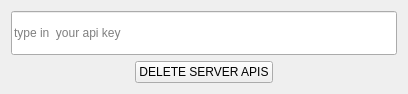
<?xml version="1.0" encoding="UTF-8"?>
<ui version="4.0">
 <class>Widget</class>
 <widget class="QWidget" name="Widget">
  <property name="geometry">
   <rect>
    <x>0</x>
    <y>0</y>
    <width>408</width>
    <height>94</height>
   </rect>
  </property>
  <property name="windowTitle">
   <string>Widget</string>
  </property>
  <layout class="QVBoxLayout" name="verticalLayout_2">
   <item>
    <layout class="QVBoxLayout" name="verticalLayout" stretch="10,1">
     <item>
      <widget class="QLineEdit" name="lineEdit">
       <property name="sizePolicy">
        <sizepolicy hsizetype="Expanding" vsizetype="Expanding">
         <horstretch>0</horstretch>
         <verstretch>0</verstretch>
        </sizepolicy>
       </property>
       <property name="toolTip">
        <string/>
       </property>
       <property name="statusTip">
        <string/>
       </property>
       <property name="inputMask">
        <string/>
       </property>
       <property name="text">
        <string/>
       </property>
       <property name="echoMode">
        <enum>QLineEdit::Password</enum>
       </property>
       <property name="placeholderText">
        <string>type in  your api key</string>
       </property>
      </widget>
     </item>
     <item>
      <layout class="QHBoxLayout" name="horizontalLayout">
       <item>
        <spacer name="horizontalSpacer">
         <property name="orientation">
          <enum>Qt::Horizontal</enum>
         </property>
         <property name="sizeHint" stdset="0">
          <size>
           <width>40</width>
           <height>20</height>
          </size>
         </property>
        </spacer>
       </item>
       <item>
        <widget class="QPushButton" name="pushButton">
         <property name="text">
          <string>DELETE SERVER APIS</string>
         </property>
        </widget>
       </item>
       <item>
        <spacer name="horizontalSpacer_2">
         <property name="orientation">
          <enum>Qt::Horizontal</enum>
         </property>
         <property name="sizeHint" stdset="0">
          <size>
           <width>40</width>
           <height>20</height>
          </size>
         </property>
        </spacer>
       </item>
      </layout>
     </item>
    </layout>
   </item>
  </layout>
 </widget>
 <resources/>
 <connections/>
</ui>
